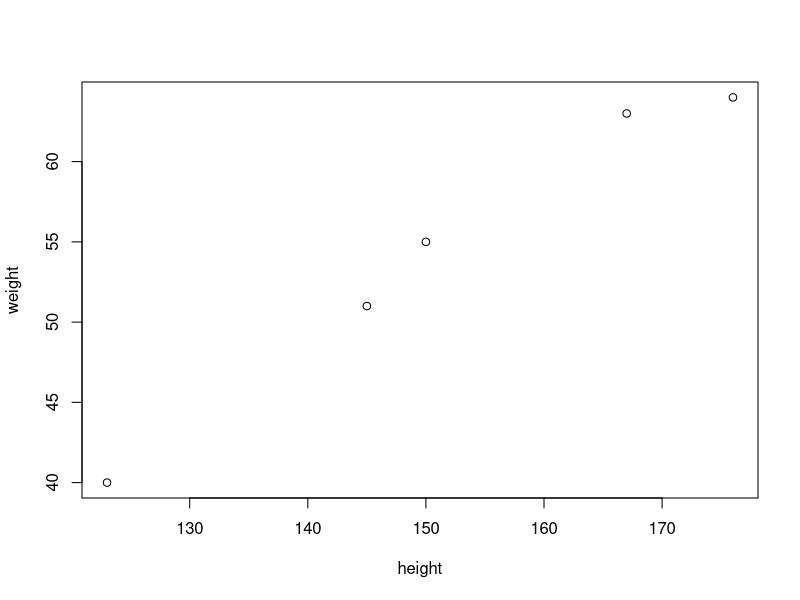
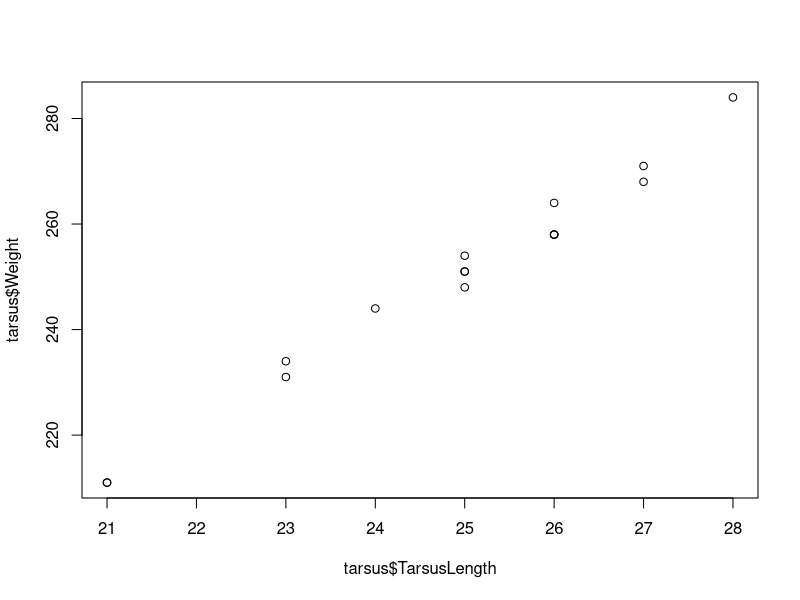
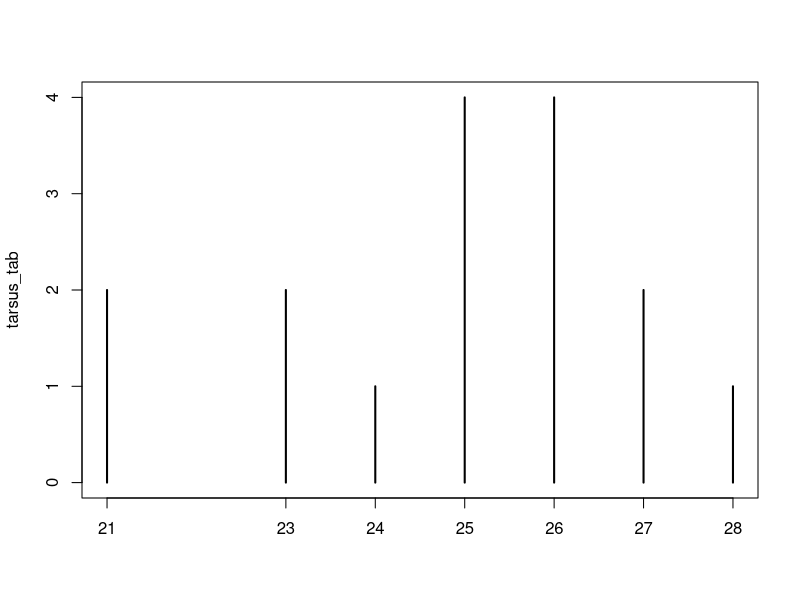
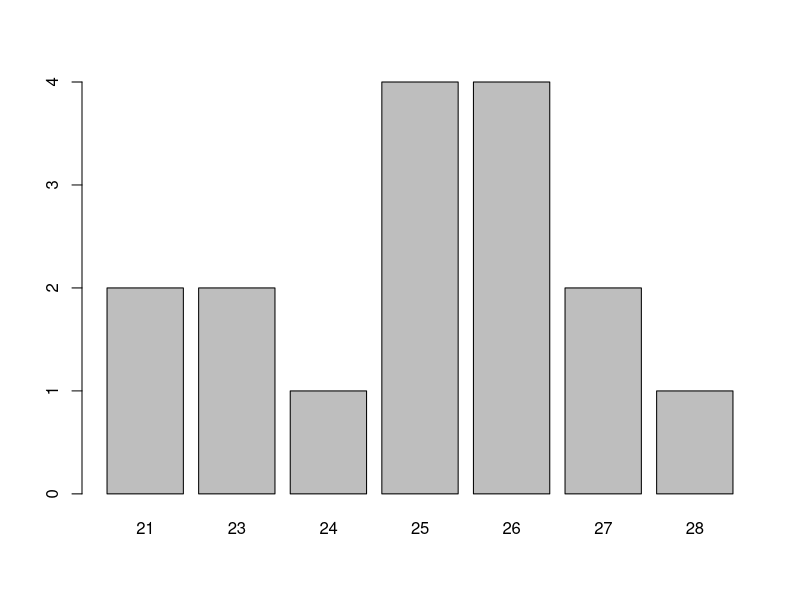
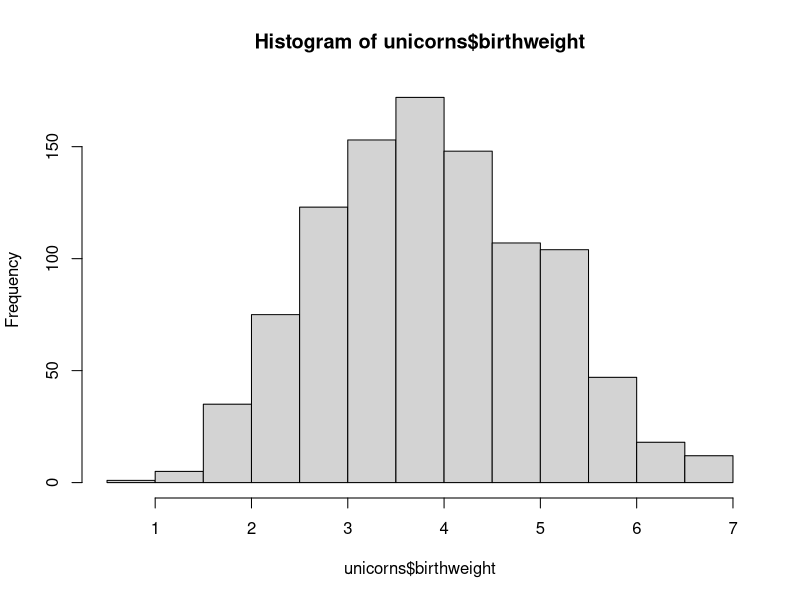
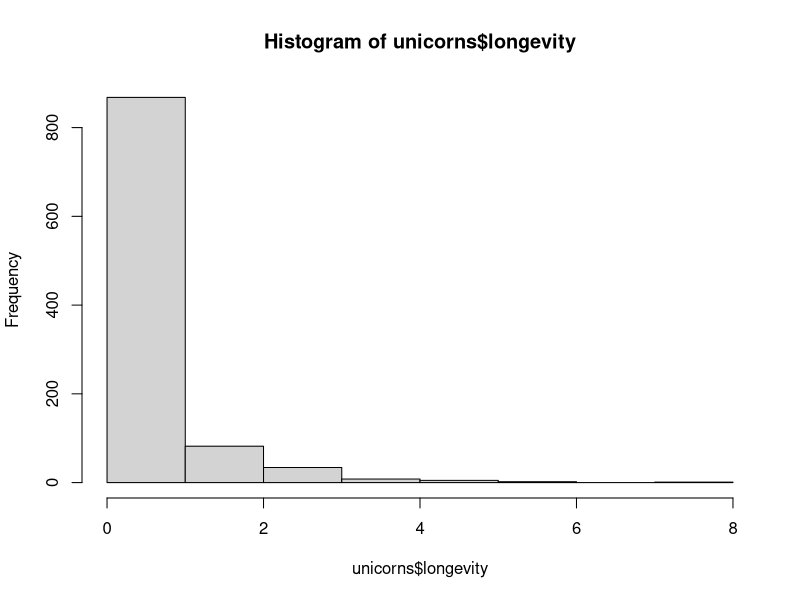
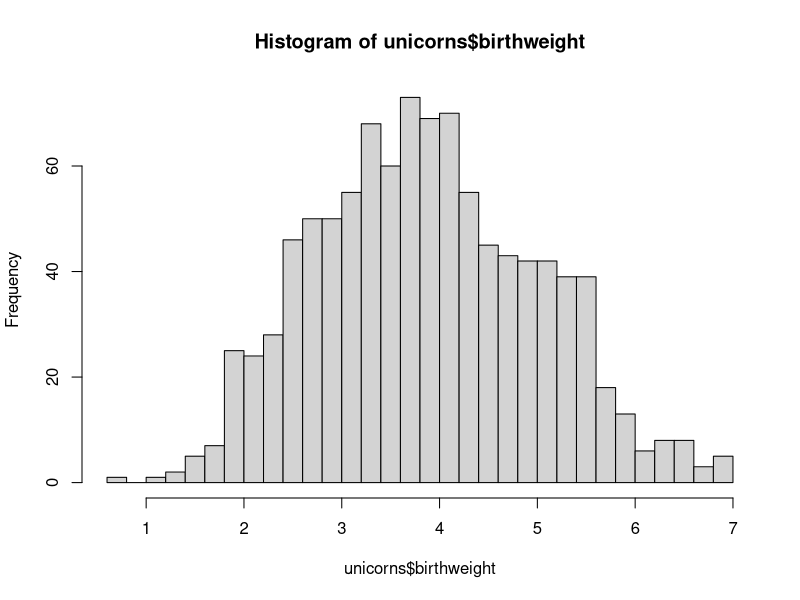
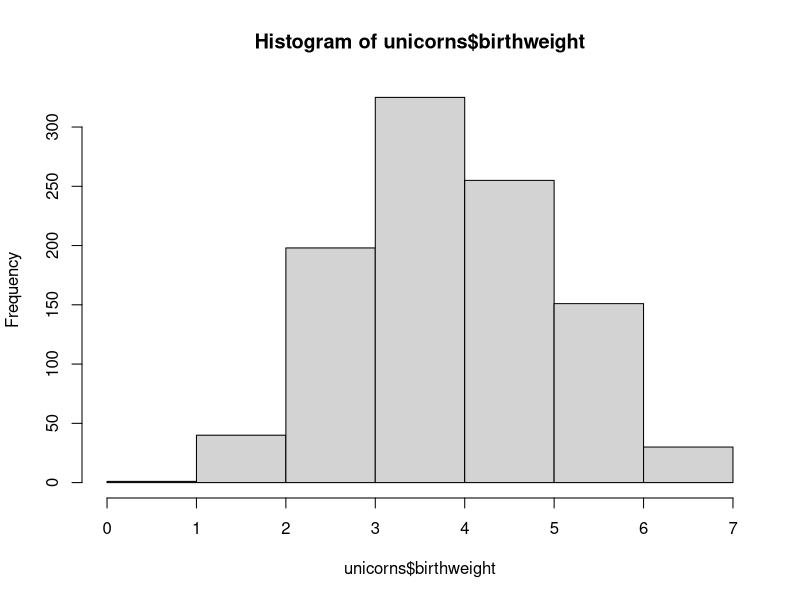

Generate these figures, in order, with R: (Note: this script raises an error after producing the figures.)
#~~~~~~~~~~~~~~~~~~~~~~~~~~~~~~~~~~~~~~~~~~~~~~~~#   # Susan E. Johnston.
#                                                #   # Susan.Johnston@ed.ac.uk
#              R GRAPHICS SEMINAR                #
#                30th August 2012                #
#                                                #
#                                                #
#             Part 1: Base Graphics              #
#                                                #
#~~~~~~~~~~~~~~~~~~~~~~~~~~~~~~~~~~~~~~~~~~~~~~~~#

#~~ Set your working directory

#setwd("C:/Users/Susan Johnston/Desktop/Teaching/R Graphics Course/")
#From 
#RBaseGraphics, link below:
#ziphttps://www.dropbox.com/scl/fi/4v2fdb0cdwshtwillmrun/RBaseGraphics.zip?rlkey=0k07k41cygpb34xzumji13z6b&e=2

#~~~~~~~~~~~~~~~~~~~~~~~~~~~~~~~~~~~~~~~~~~~~~~~~~~~~~~~~~#
#    What types of data can we build graphs from?         #
#~~~~~~~~~~~~~~~~~~~~~~~~~~~~~~~~~~~~~~~~~~~~~~~~~~~~~~~~~#

#~~ vectors

height<-c(145,167,176,123,150)
weight<-c(51,63,64,40,55)

plot(height,weight)

#~~ data frames

tarsus<-read.table("tarsus.txt",header=T)
tarsus
str(tarsus)

# To call a variable in the dataframe, use the $ notation.
tarsus$TarsusLength
tarsus$Weight

plot(tarsus$TarsusLength,tarsus$Weight)

#~~ tables

tarsus_tab<-table(tarsus$TarsusLength)

tarsus_tab

plot(tarsus_tab)

barplot(tarsus_tab)

#~~~~~~~~~~~~~~~~~~~~~~~~~~~~~~~~#
#    1. Basic Histogram          #
#~~~~~~~~~~~~~~~~~~~~~~~~~~~~~~~~#

# For this part, we will use data on birthweight measured in male and female unicorns.
# Lets read the data into R:

unicorns<-read.table("unicorns.txt",header=T)
head(unicorns)
str(unicorns)

unicorns$birthweight

#~~ Basic histogram of unicorn birthweight and longevity using hist()

hist(unicorns$birthweight)            # normal distribution
hist(unicorns$longevity)              # poisson distribution

#~~ Specify the number of cells for the histogram using: breaks = N

hist(unicorns$birthweight, breaks = 40)
hist(unicorns$birthweight, breaks = c(0,1,2,3,4,5,6,7))
hist(unicorns$birthweight, breaks = c(0,1,2,3,4,7))

#~~ Relabel the x-axis using: xlab = "Text"

hist(unicorns$birthweight, breaks = 40, xlab = "Birth Weight")

#~~ Relabel the main title using: main = "Text"     

hist(unicorns$birthweight, breaks = 40, xlab = "Birth Weight", main = "Histogram of Unicorn Birth Weight")

#~~ The lines start to get too long. When there is a comma, R knows that there is more
#   information on the next line!

hist(unicorns$birthweight,
     breaks = 40,
     xlab = "Birth Weight",
     main = "Histogram of Unicorn Birth Weight")

#~~ The y-axis stops short of the highest value in the histogram.
#   Lets specify new limits using: ylim = c(minimum, maximum)

hist(unicorns$birthweight,
     breaks = 40,
     xlab = "Birth Weight", 
     main = "Histogram of Unicorn Birth Weight",
     ylim = c(0,80))

#~~ FINAL PLOT:

hist(unicorns$birthweight,                            # x value
     breaks = 40,                                     # number of cells
     xlab = "Birth Weight",                           # x-axis label
     main = "Histogram of Unicorn Birth Weight",      # plot title
     ylim = c(0,80))                                  # limits of the y axis (min,max)

#~~~ Which customisations did we learn in this section?

#  hist
#  breaks
#  xlab & ylab
#  main
#  ylim & xlim

#~~~~~~~~~~~~~~~~~~~~~~~~~~~~~~~~~~~~~~~~~~~#
#    2. Basic Line Graph with Regression    #
#~~~~~~~~~~~~~~~~~~~~~~~~~~~~~~~~~~~~~~~~~~~#

# Data on population density of Moomins on Ruissalo from 1971 to 2000.

moomins<-read.table("Moomin Density.txt",header=T)
head(moomins)

#~~ Create a plot using the default options in plot.

plot(moomins$Year, moomins$PopSize)

#~~ There are several types of plot within the plot function. Use "type":   

plot(moomins$Year, moomins$PopSize, type = "l")     # Try "o" "p" "l" "b"

#~~ We can also change the line type using "lty"

plot(moomins$Year, moomins$PopSize, type = "l", lty = "dashed")
plot(moomins$Year, moomins$PopSize, type = "l", lty = "dotted")

#~~ The solid line looks best, so lets stick with it.

plot(moomins$Year, moomins$PopSize, type = "l")

#~~ Let's start to add colour using "col".

plot(moomins$Year, moomins$PopSize, type = "l", col = "red")    # R Colour Chart

# NB. numbers can also be used as colours!
plot(moomins$Year, moomins$PopSize, type = "l", col = 3)

#~~ Let's make the line a little thicker using "lwd" (line width)

plot(moomins$Year, moomins$PopSize, type = "l", col = "red", lwd = 3)

#~~ Finally, lets sort out the axis titles plot title:

plot(moomins$Year, moomins$PopSize, 
     type = "l", 
     col = "red", 
     lwd = 3,
     xlab = "Year",
     ylab = "Population Size",
     main = "Moomin Population Size on Ruissalo 1971 - 2001")

#~~ Is the Moomin population increasing in size?
#   We can add a basic linear regression to the plot.

fit1 <- lm (PopSize ~ Year, data = moomins) 
summary(fit1)

#~~ add the regression line to the plot using "abline"
#   NB. we can also use lty, lwd, col here.

abline(fit1, lty = "dashed")    #abline(a=intercept,b=slope)

#~~ we can also add horizontal and vertical lines

abline(h=700,col="blue")
abline(v=1985,lty="dotted")
abline(a=fit1$coefficients[1],b=fit1$coefficients[2],col="green")

#~~ finally, we can add some text to the plot giving the R2 value and the P value using "text"
#   Specify the x and y coordinates for the text

text(x=1974,y=750,labels="R2 = 0.896\nP = 2.615e-15")

#~~ FINAL PLOT Script

plot(moomins$Year, moomins$PopSize,                              # x variable, y variable
     type = "l",                                                 # draw a line graphs
     col = "red",                                                # red line colour
     lwd = 3,                                                    # line width of 3
     xlab = "Year",                                              # x axis label
     ylab = "Population Size",                                   # y axis label
     main = "Moomin Population Size on Ruissalo 1971 - 2001")    # plot title

fit1 <- lm (PopSize ~ Year, data = moomins)             # carry out a linear regression
abline(fit1, lty = "dashed")                            # add the regression line to the plot
text(x=1974,y=750,labels="R2 = 0.896\nP = 2.615e-15")   # add a label to the plot at coordinates (x,y)


#~~~ Which customisations did we learn in this section?

# plot
# type
# lty
# lwd
# col
# abline
# text

#~~~~~~~~~~~~~~~~~~~~~~~~~~~~~~~~~~~~~~~~~~~#
#    3. Scatterplot with Legend             #
#~~~~~~~~~~~~~~~~~~~~~~~~~~~~~~~~~~~~~~~~~~~#

# R comes with many datasets preinstalled.
# Let's load a dataset of Flower characteristics in 3 species of Iris.

data(iris)
head(iris)

# There is a lot of data here! Let's explore using the 'pairs' function

pairs(iris)

# This doesn't tell us much about the species differences. We can tell R
# to plot using a different colour for the three species of iris:

pairs(iris, col = iris$Species)


#~~ Sepal.Length and Petal.Length look interesting! Let's start by looking at that.
#   Again, we will specify colour as the Species.

plot(iris$Sepal.Length, iris$Petal.Length, col = iris$Species)

# These points are difficult to see! Let's pick some different ones using "pch"

plot(iris$Sepal.Length, iris$Petal.Length, col = iris$Species, pch = 15)
plot(iris$Sepal.Length, iris$Petal.Length, col = iris$Species, pch = "A")

# pch 21:25 also specify an edge colour (col) and a background colour (bg)

plot(iris$Sepal.Length, iris$Petal.Length, col = iris$Species, pch = 21, bg = "blue")

# lets settle on solid circles (pch = 16)

plot(iris$Sepal.Length, iris$Petal.Length, col = iris$Species, pch = 16)

# we can change the size of the points with "cex"

plot(iris$Sepal.Length, iris$Petal.Length, col = iris$Species, pch = 16, cex = 2)

#~~ It's difficult to tell these points apart, so perhaps we should make a legend.
#   This is one of the major drawbacks with R.
#   iris$Species is a factor, and R will automatically order factors in alphabetical order.

levels(iris$Species)

# Therefore, setosa, versicolor and virginica will correspond to 1, 2 and 3 on the 
# plot default colours. Keep this in mind for the next part!

legend(x = 4.5, y = 7, legend = levels(iris$Species), col = c(1:3), pch = 16)

# FINAL PLOT

plot(iris$Sepal.Length, iris$Petal.Length,        # x variable, y variable
     col = iris$Species,                          # colour by species
     pch = 16,                                    # type of point to use
     cex = 2,                                     # size of point to use
     xlab = "Sepal Length",                       # x axis label
     ylab = "Petal Length",                       # y axis label
     main = "Flower Characteristics in Iris")     # plot title

legend (x = 4.5, y = 7, legend = levels(iris$Species), col = c(1:3), pch = 16)
# legend with titles of iris$Species and colours 1 to 3, point type pch at coords (x,y)

#~~~ Which customisations did we learn in this section?

# pch
# bg
# cex
# legend


# SIDE NOTE 1: specifying colours:
#  It is also possible to specify colours in your data frame.

iris$Colour <- ""
iris$Colour[iris$Species=="setosa"] <- "magenta"
iris$Colour[iris$Species=="versicolor"] <- "cyan"
iris$Colour[iris$Species=="virginica"] <- "yellow"

plot(iris$Sepal.Length, iris$Petal.Length, col = iris$Colour, pch = 16, cex = 2)
legend(x = 4.5, y = 7, legend = c("setosa","versicolor","virginica"),col=c("magenta","cyan","yellow"), pch=16)

# SIDE NOTE 2:
# It would also be possible to specify lines in the legend by using "lty" instead of "pch"

plot(iris$Sepal.Length, iris$Petal.Length, col = iris$Species, pch = 16, cex = 2)
legend(4.5,7,legend=c("setosa","versicolor","virginica"),col=c(1:3),lty="solid")

#~~~~~~~~~~~~~~~~~~~~~~~~~~~~~~~~~~~~~~~~~~~~~~~~~~~~~~~~~#
#    4. Boxplots with reordered and formatted axes        #
#~~~~~~~~~~~~~~~~~~~~~~~~~~~~~~~~~~~~~~~~~~~~~~~~~~~~~~~~~#

#~~ We will continue to use the Iris dataset for this section

head(iris)

#~~ lets examine the distribution of Sepal Length for each species

boxplot(iris$Sepal.Length ~ iris$Species)

#~~ If you wish to compare the medians of the boxplot, you can use the function "notch".
#   If the notches of two plots do not overlap, this is 'strong evidence' that the two 
#   medians differ (see ?boxplot)

boxplot(iris$Sepal.Length ~ iris$Species, notch = T)

# You may have noticed that the y-axis labels are always orientated to be perpendicular to
# the axis. We can rotate all axis labels using "las". Play around with different values.

boxplot(iris$Sepal.Length ~ iris$Species, notch = T, las = 1)

#~~ Let's add in all the axis and plot labels:

boxplot(iris$Sepal.Length ~ iris$Species, notch = T, las = 1,
        xlab = "Species", ylab = "Sepal Length", main = "Sepal Length by Species in Iris")        

#~~ Like we can change the size of the points in the scatterplot, we can change the size
#   of the axis labels and titles. Let's start with "cex.lab", which controls the axis titles:

boxplot(iris$Sepal.Length ~ iris$Species, notch = T, las = 1,
        xlab = "Species", ylab = "Sepal Length", main = "Sepal Length by Species in Iris",
        cex.lab=1.5)

#~~ Now we can add in "cex.axis" (changing the tickmark size) and "cex.main" (changing the 
#   plot title size)

boxplot(iris$Sepal.Length ~ iris$Species, notch = T, las = 1,
        xlab = "Species", ylab = "Sepal Length", main = "Sepal Length by Species in Iris",
        cex.lab = 1.5,
        cex.axis = 1.5,
        cex.main = 2)

#~~ As we discussed earlier, R automatically puts factors in alphabetical order. But perhaps
#   we would prefer to list the iris species as virginica, versicolor and setosa.

# First lets look at the levels of iris:
data(iris)
levels(iris$Species)

# we reorder them with the following command:

iris$Species<-factor(iris$Species, levels = c("virginica","versicolor","setosa"))

#~~ FINAL PLOT

boxplot(iris$Sepal.Length ~ iris$Species,              # x variable, y variable
        notch = T,                                     # Draw notch
        las = 1,                                       # Orientate the axis tick labels
        xlab = "Species",                              # X-axis label
        ylab = "Sepal Length",                         # Y-axis label
        main = "Sepal Length by Species in Iris",      # Plot title
        cex.lab = 1.5,                                 # Size of axis labels
        cex.axis = 1.5,                                # Size of the tick mark labels
        cex.main = 2)                                  # Size of the plot title

#~~~ Which customisations did we learn in this section?

# boxplot
# notch
# las
# cex.lab
# cex.axis
# cex.main

#~~~~~~~~~~~~~~~~~~~~~~~~~~~~~~~~~~~~~~~~~~~~~~~~~~~~~#
#   5. Barplot  with error bars                       #
#~~~~~~~~~~~~~~~~~~~~~~~~~~~~~~~~~~~~~~~~~~~~~~~~~~~~~#

# ~~ Let's create a new data frame with information on three populations of dragon in the UK:
#    Working with summaries, rather than the whole data, is a bit easier with this function.
dragons <- data.frame(
  TalonLength = c(20.9, 58.3, 35.5),
  SE = c(4.5, 6.3, 5.5),
  Population = c("England", "Scotland", "Wales"))

# Have a look at the data:

dragons

# Let's make our barplot.

barplot(dragons$Population, dragons$TalonLength)

# It would be better to add Titles to the x-axis:

barplot(dragons$TalonLength, names = dragons$Population)

# would a box look better around this plot?

box()

# not really. Let's start again:

barplot(dragons$TalonLength, names = dragons$Population)

# Let's reorder the columns by how beautiful the dragon habitat is (from best to worst).
# Naturally, this order is 'Scotland, Wales, England'.

levels(dragons$Population)

dragons$Population <- factor(dragons$Population, levels=c("Scotland","Wales","England"))

barplot(dragons$TalonLength, names = dragons$Population)

# No.... it's not working. I give up for now. What about error bars?

# This is as far as I got before I gave up:

install.packages("gplots")
library(gplots)
barplot(dragons$TalonLength, names = dragons$Population, 
        ylim=c(0,70),xlim=c(0,4),yaxs='i', xaxs='i',
        main="Dragon Talon Length in the UK",
        ylab="Mean Talon Length",
        xlab="Country")
par(new=T)
plotCI (dragons$TalonLength, 
        uiw = dragons$SE, liw = dragons$SE,
        gap=0,sfrac=0.01,pch="",
        ylim=c(0,70),
        xlim=c(0.4,3.7),
        yaxs='i', xaxs='i',axes=F,ylab="",xlab="")
box()

# Lets deal with this in ggplot2!

#~~ FINAL PLOT

# Do it in ggplot2!


#~~~~~~~~~~~~~~~~~~~~~~~~~~~~~~~~~~~~~~~~~~~#
#   Final words in base graphics            #
#~~~~~~~~~~~~~~~~~~~~~~~~~~~~~~~~~~~~~~~~~~~#


#~~~~~~~~~~~~~~~~~~~~~~~~~~~~~~~~~~~~~~~~~~~~~#
#   6. More than one plot in a window         #
#~~~~~~~~~~~~~~~~~~~~~~~~~~~~~~~~~~~~~~~~~~~~~#

par(mfrow=c(1,2))      # number of rows, number of columns

plot(iris$Sepal.Length, iris$Petal.Length,        # x variable, y variable
     col = iris$Species,                          # colour by species
     main = "Sepal vs Petal Length in Iris")      # plot title

plot(iris$Sepal.Length, iris$Sepal.Width,         # x variable, y variable
     col = iris$Species,                          # colour by species
     main = "Sepal Length vs Width in Iris")      # plot title

par(mfrow=c(1,1))     # sets the plot window back to normal

# OR

dev.off()      # But this will clear your plot history.

#~~~~~~~~~~~~~~~~~~~~~~~~~~~~~~~~~~~~~~~~~~~#
#  7. Saving a Plot                         #
#~~~~~~~~~~~~~~~~~~~~~~~~~~~~~~~~~~~~~~~~~~~#

# png

png("Sepal vs Petal Length in Iris.png", width = 500, height = 500, res = 72)

plot(iris$Sepal.Length, iris$Petal.Length,
     col = iris$Species,
     main = "Sepal vs Petal Length in Iris")

dev.off()


# pdf

pdf("Sepal vs Petal Length in Iris.pdf")

plot(iris$Sepal.Length, iris$Petal.Length,
     col = iris$Species,
     main = "Sepal vs Petal Length in Iris")

dev.off()


#~~~~~~~~~~~~~~~~~~~~~~~~~~~~~~~~~~~~~~~~~~~#
#   8. par()                                #
#~~~~~~~~~~~~~~~~~~~~~~~~~~~~~~~~~~~~~~~~~~~#

plot(moomins$Year, moomins$PopSize, type="l")
boxplot(iris$Sepal.Length ~ iris$Species)


par(col=2,pch=16,las=1,lty="dotted")

plot(moomins$Year, moomins$PopSize, type="l")
boxplot(iris$Sepal.Length ~ iris$Species)

dev.off()

plot(moomins$Year, moomins$PopSize, type="l")
boxplot(iris$Sepal.Length ~ iris$Species)



#~~~~~~~~~~~~~~~~~~~~~~~~~~~~~~~~~~~~~~~~~~~~~~~~~~~~~~~~~~~#
#   9. Examples for the plot functions in R Base Graphics   #
#~~~~~~~~~~~~~~~~~~~~~~~~~~~~~~~~~~~~~~~~~~~~~~~~~~~~~~~~~~~#

example(plot)
example(barplot)
example(boxplot)
example(coplot)
example(hist)
example(fourfoldplot)
example(stars)
example(image)
example(contour)
example(filled.contour)
example(persp) 

#~~~~~~~~~~~~~~~~~~~~~~~~~~~~~~~~~~~~~~~~~~~~~~~#
#   10. Trellis plots using library(lattice)    #
#~~~~~~~~~~~~~~~~~~~~~~~~~~~~~~~~~~~~~~~~~~~~~~~#

# scatterplots for each combination of two factors 

library(lattice)

xyplot(iris$Petal.Length ~ iris$Sepal.Length | iris$Species, layout = c(3,1))

histogram( ~ unicorns$birthweight | unicorns$sex, layout = c(1,2))
